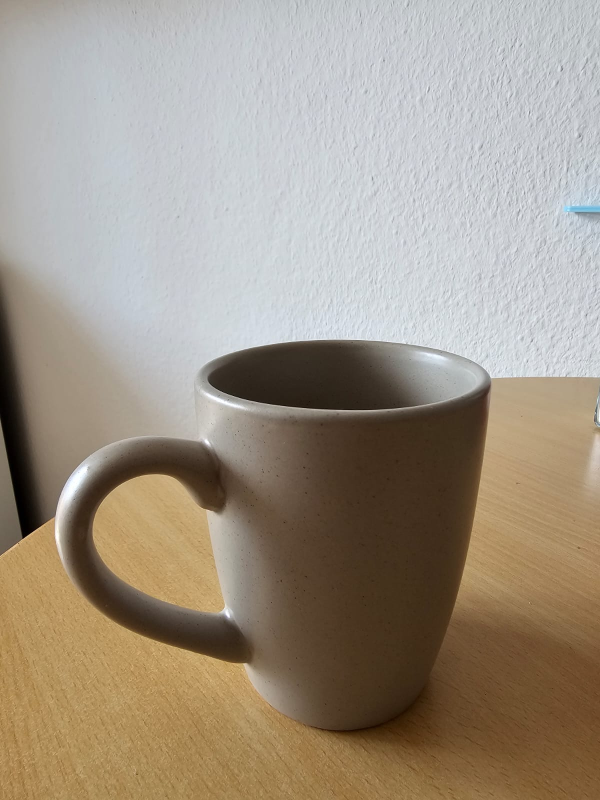
#> input picture data/my_data/test/cups/1.1.jpg, 1200 x 1600 px (shown at 1/2 size); its folder holds 3 pictures in this run
$ python Task6_2_Kitcheware_Image_processing.py
#> lines starting #> are read from the running program, lines starting #| are printed output that depends on the picture; after the words box and inside, x2 and y2 are one past the last pixel; in counts of white or black regions, pixels touching at a corner belong together
"""
Title: Task Processing Kitchenware Images
Author: Subash Rajanayagam
Date: 04/2022
Description:
# Necessary libraries via import
# URLS for OpenCV2:
# Resoruce: https://www.andreasjakl.com/basics-of-ar-anchors-keypoints-feature-detection/pip-install-opencv-python/
# make sure you add python3 instead of python before your pip command if you have multiple
# python enviornments on your machine
"""

import cv2
import numpy as np
from matplotlib import pyplot as plt
import os

# Define the categories and paths
categories = ['cups', 'dishes', 'plates']
base_input_dir = 'data/my_data/test'
base_output_dir = 'data/my_data/edge_detected/test'

# Process images for each category
for category in categories:
    # Set up input and output paths for this category
    input_dir = os.path.join(base_input_dir, category)
    output_dir = os.path.join(base_output_dir, category)

    # Create output directory if it doesn't exist
    os.makedirs(output_dir, exist_ok=True)

    # Get all jpg/JPG files from the directory
    image_files = [f for f in os.listdir(input_dir) if f.lower().endswith(('.jpg', '.jpeg'))]

    print(f"\nProcessing {category} images...")

    # Process first image from each category for detailed comparison
    if image_files:
        # Read the first image
        img_path = os.path.join(input_dir, image_files[0])
        img = cv2.imread(img_path, 0)
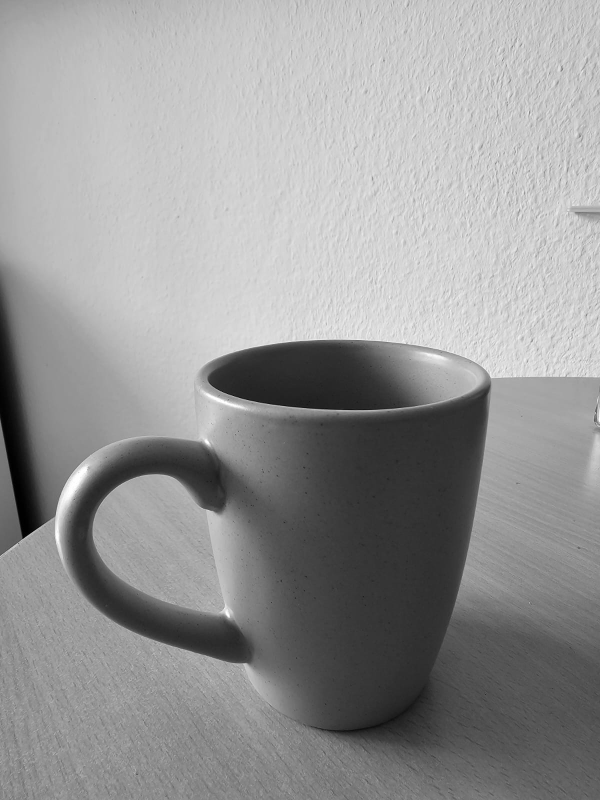
#> img: shape (1600, 1200) (shown at 1/2 size); min 0, max 255, mean 150.1

        if img is not None:
            print(f"Creating detailed comparison for {category}/{image_files[0]}")
            # Apply edge detection
            edges = cv2.Canny(img, 100, 200)
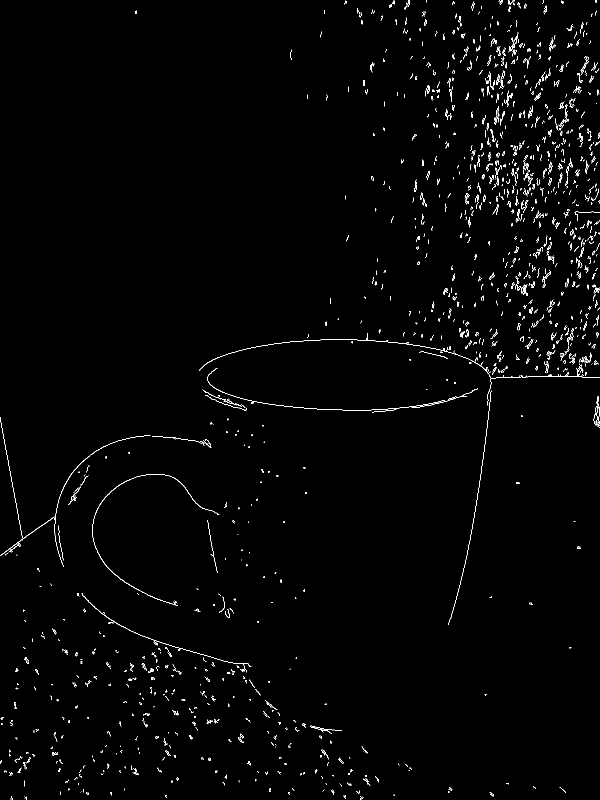
#> edges: shape (1600, 1200) (shown at 1/2 size); 1.2% white in thin lines or dots

            # Create comparison plot
            plt.figure(figsize=(10, 5))
            plt.subplot(121), plt.imshow(img, cmap='gray')
            plt.title('Original Image'), plt.xticks([]), plt.yticks([])
            plt.subplot(122), plt.imshow(edges, cmap='gray')
            plt.title('Edge Image'), plt.xticks([]), plt.yticks([])
            plt.suptitle(f'Edge Detection - {category.capitalize()}', y=1.02, fontsize=16)
            plt.show()
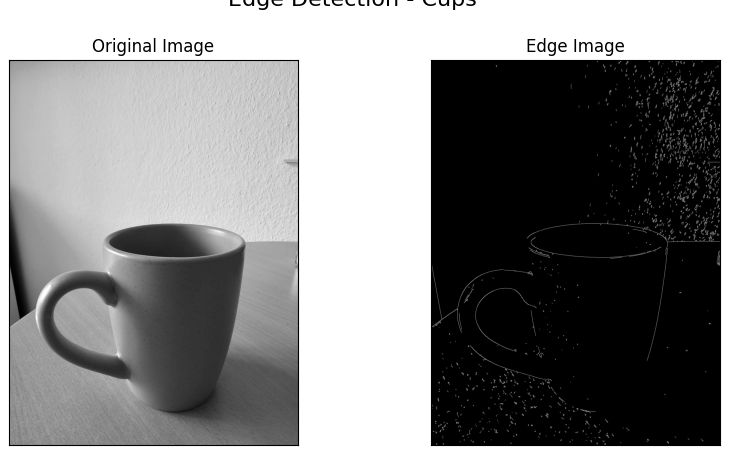
#> figure drawn by matplotlib, 2 panels

            # Save edge-detected version
            output_path = os.path.join(output_dir, image_files[0])
            cv2.imwrite(output_path, edges)

    # Process remaining images with edge detection
    for image_file in image_files[1:]:
        input_path = os.path.join(input_dir, image_file)
        output_path = os.path.join(output_dir, image_file)

        img = cv2.imread(input_path, 0)
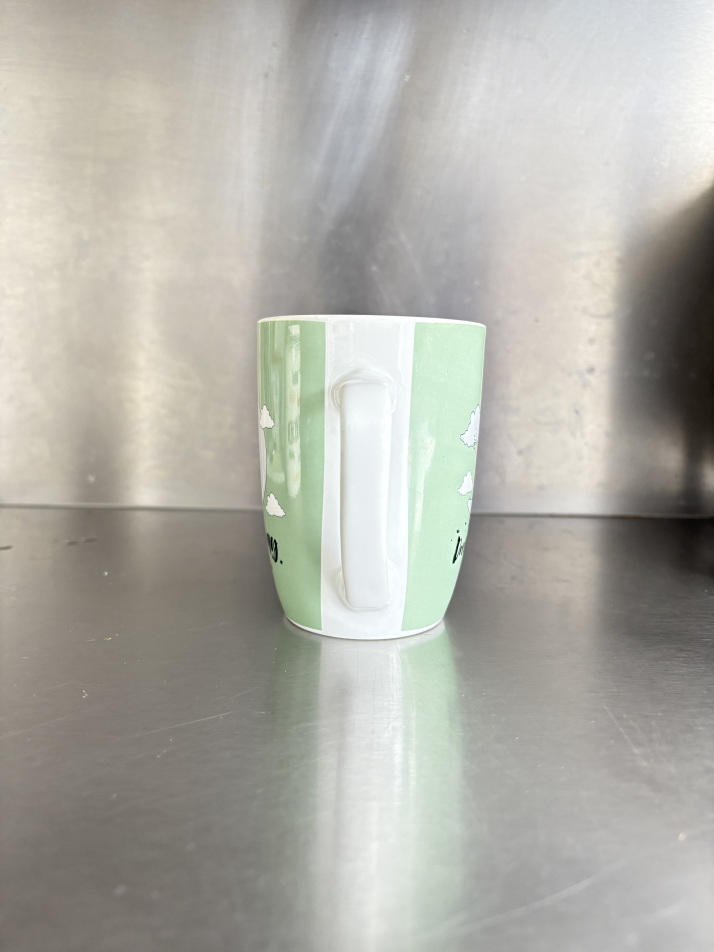
#> input picture data/my_data/test/cups/1.10.JPG, 4284 x 5712 px (shown at 1/6 size)
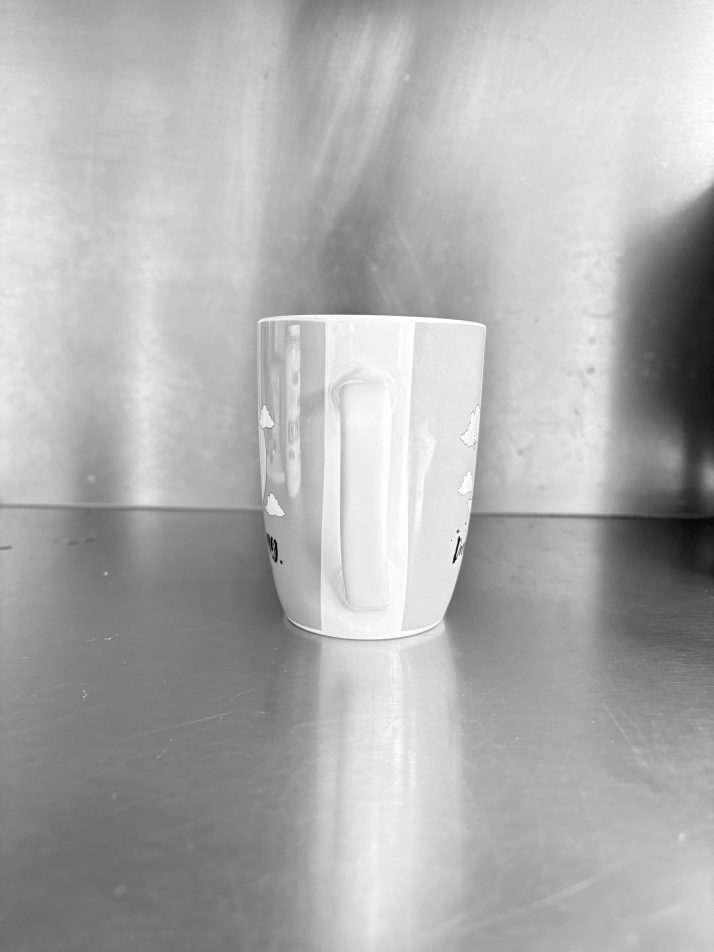
#> img: shape (5712, 4284) (shown at 1/6 size); min 0, max 255, mean 174.3
        if img is not None:
            print(f"Processing {category}/{image_file}, shape: {img.shape}")
#| Processing cups/1.10.JPG, shape: (5712, 4284)
            edges = cv2.Canny(img, 100, 200)
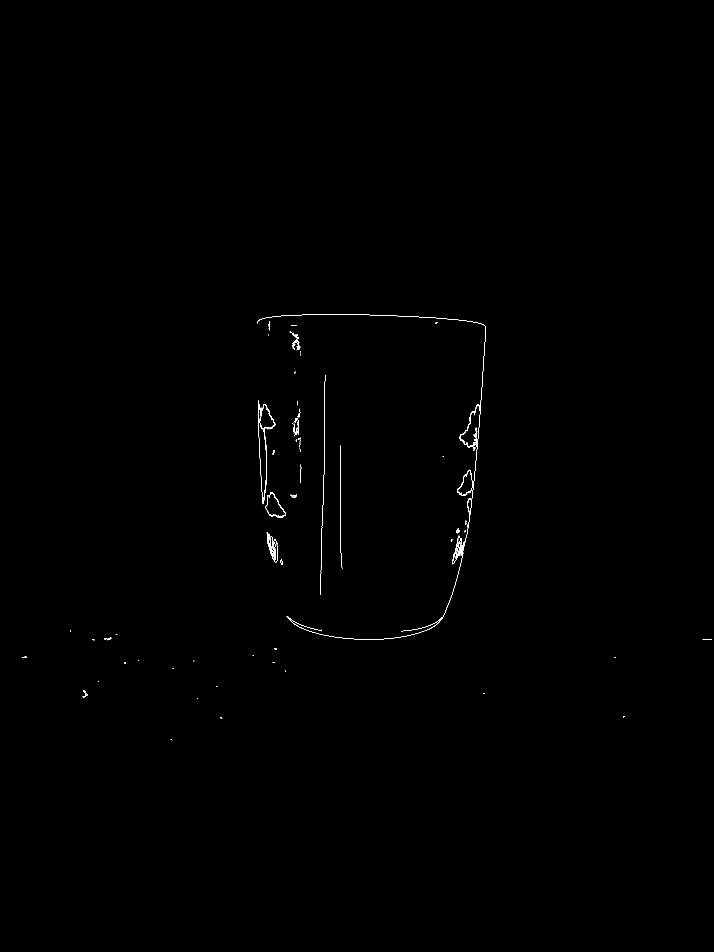
#> edges: shape (5712, 4284) (shown at 1/6 size); 0.08% white in thin lines or dots, all inside (x1, y1, x2, y2) = (131, 1887, 4272, 4441)
            cv2.imwrite(output_path, edges)
        else:
            print(f"Failed to read image: {category}/{image_file}")
#> pass 2 of the loop `for category in categories:`:
#> image_files = ['1.1.JPG', '1.10.JPG']
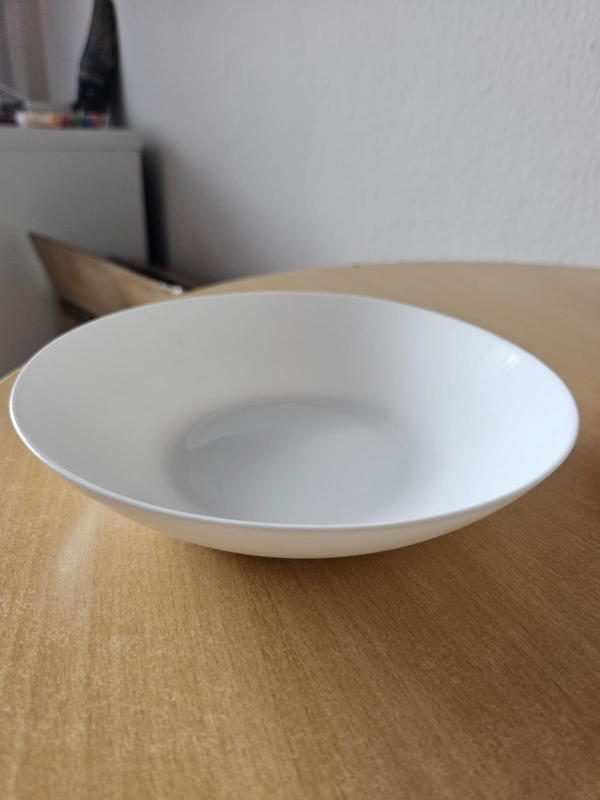
#> input picture data/my_data/test/dishes/1.1.JPG, 1200 x 1600 px (shown at 1/2 size)
#| Creating detailed comparison for dishes/1.1.JPG
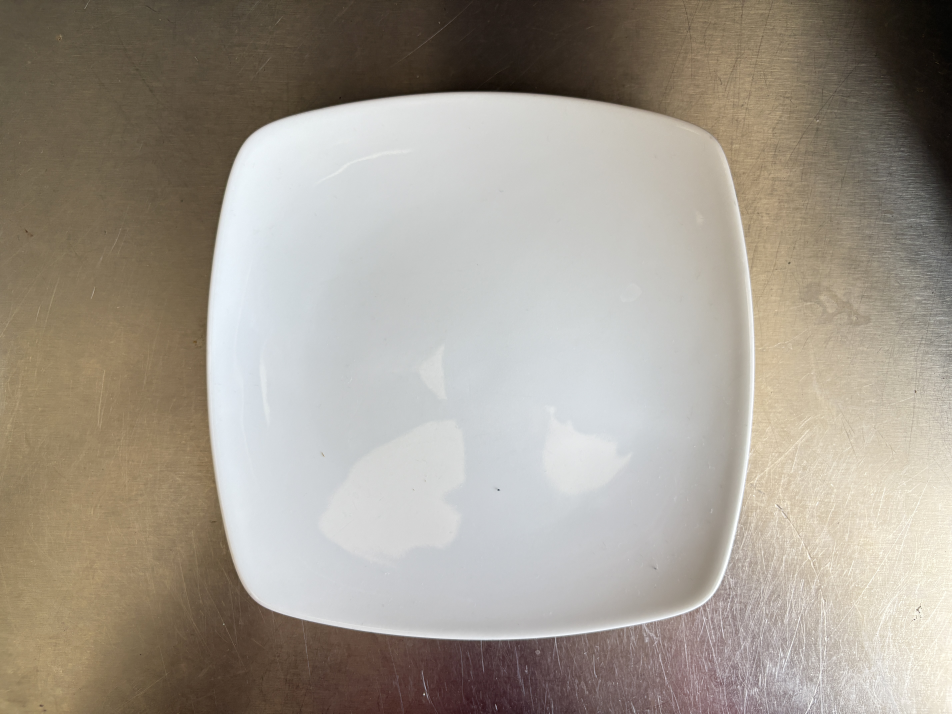
#> input picture data/my_data/test/dishes/1.10.JPG, 5712 x 4284 px (shown at 1/6 size)
#| Processing dishes/1.10.JPG, shape: (4284, 5712)
#> `edges = cv2.Canny(img, 100, 200)`:
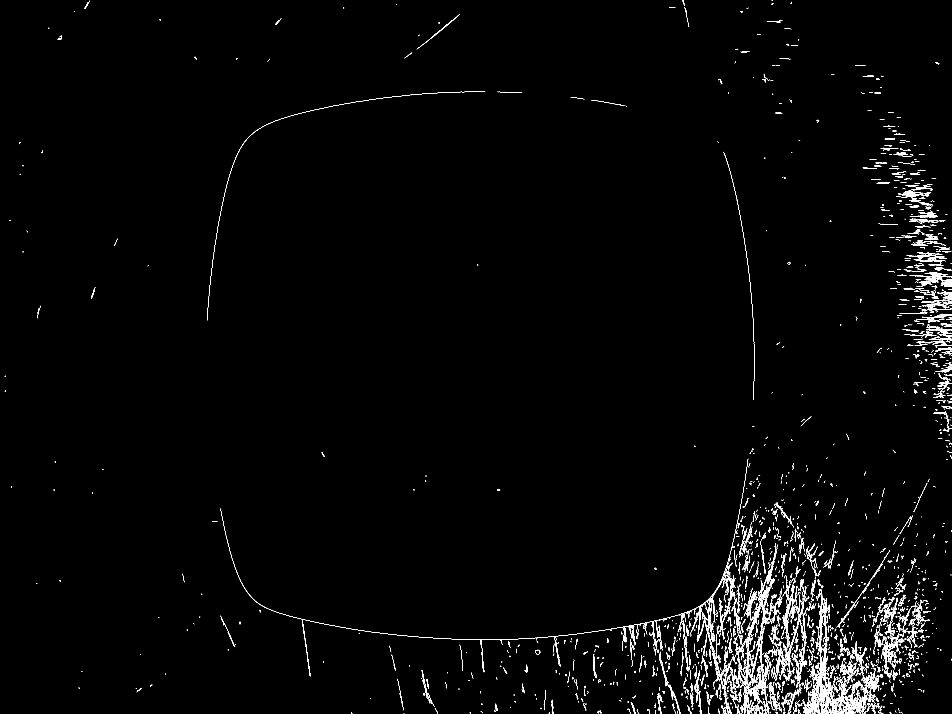
#> edges: shape (4284, 5712) (shown at 1/6 size); 0.73% white in thin lines or dots
#> (the run stopped early here; a loop or call above may not have finished)
